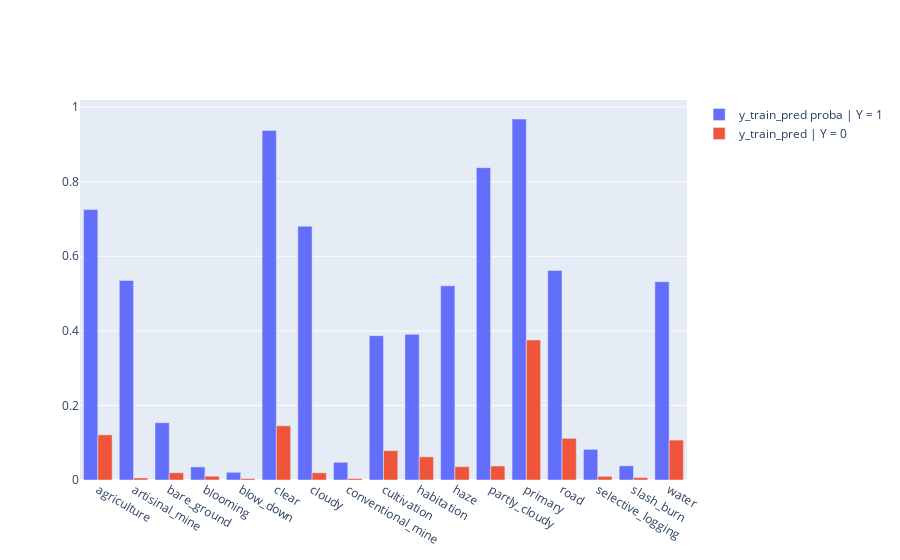

Here is the notebook cell this chart was saved with:
### Markdown cell above
#### Tune
Let's display the average of our training data prediction probability, when the truth is Y = 1 or Y = 0.

### Code cell
# your experimental study here
pos_probas, neg_probas = [], []
for idx in range(len(dataset.mlb.classes_)):
    pos_probas.append(y_train_pred[np.where(y_train[:, idx] != 0), idx].mean())
    neg_probas.append(y_train_pred[np.where(y_train[:, idx] == 0), idx].mean())
go.Figure([
    go.Bar(x=list(dataset.mlb.classes_), y=pos_probas, name="y_train_pred proba | Y = 1"),
    go.Bar(x=list(dataset.mlb.classes_), y=neg_probas, name="y_train_pred | Y = 0")
]).show()

### Figure 1 — Plotly figure (JSON) as saved in the notebook; plotly's stock layout.template omitted (floating-point values rounded to 4 significant figures)
{"data": [{"name": "y_train_pred proba | Y = 1", "type": "bar", "x": ["agriculture", "artisinal_mine", "bare_ground", "blooming", "blow_down", "clear", "cloudy", "conventional_mine", "cultivation", "habitation", "haze", "partly_cloudy", "primary", "road", "selective_logging", "slash_burn", "water"], "y": [0.7251, 0.5351, 0.1536, 0.03509, 0.02066, 0.9374, 0.6807, 0.04755, 0.3871, 0.3909, 0.5207, 0.8376, 0.968, 0.5621, 0.08217, 0.03804, 0.5319]}, {"name": "y_train_pred | Y = 0", "type": "bar", "x": ["agriculture", "artisinal_mine", "bare_ground", "blooming", "blow_down", "clear", "cloudy", "conventional_mine", "cultivation", "habitation", "haze", "partly_cloudy", "primary", "road", "selective_logging", "slash_burn", "water"], "y": [0.121, 0.005449, 0.01946, 0.01021, 0.003928, 0.1453, 0.01933, 0.004009, 0.07863, 0.06213, 0.03576, 0.03749, 0.3754, 0.1117, 0.009796, 0.006589, 0.107]}], "layout": {}}
